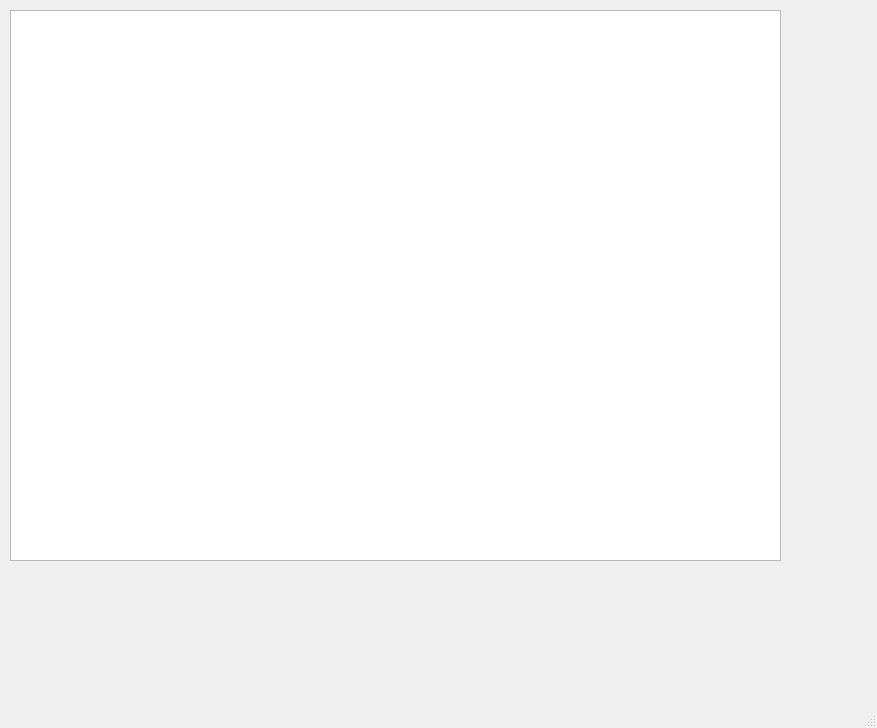
<?xml version="1.0" encoding="UTF-8"?>
<ui version="4.0">
 <class>MainWindow</class>
 <widget class="QMainWindow" name="MainWindow">
  <property name="geometry">
   <rect>
    <x>0</x>
    <y>0</y>
    <width>877</width>
    <height>728</height>
   </rect>
  </property>
  <property name="windowTitle">
   <string>MainWindow</string>
  </property>
  <widget class="QWidget" name="centralwidget">
   <widget class="QTextEdit" name="textEdit">
    <property name="geometry">
     <rect>
      <x>10</x>
      <y>10</y>
      <width>771</width>
      <height>551</height>
     </rect>
    </property>
   </widget>
  </widget>
  <widget class="QMenuBar" name="menubar">
   <property name="geometry">
    <rect>
     <x>0</x>
     <y>0</y>
     <width>877</width>
     <height>30</height>
    </rect>
   </property>
  </widget>
  <widget class="QStatusBar" name="statusbar"/>
 </widget>
 <resources/>
 <connections/>
</ui>
